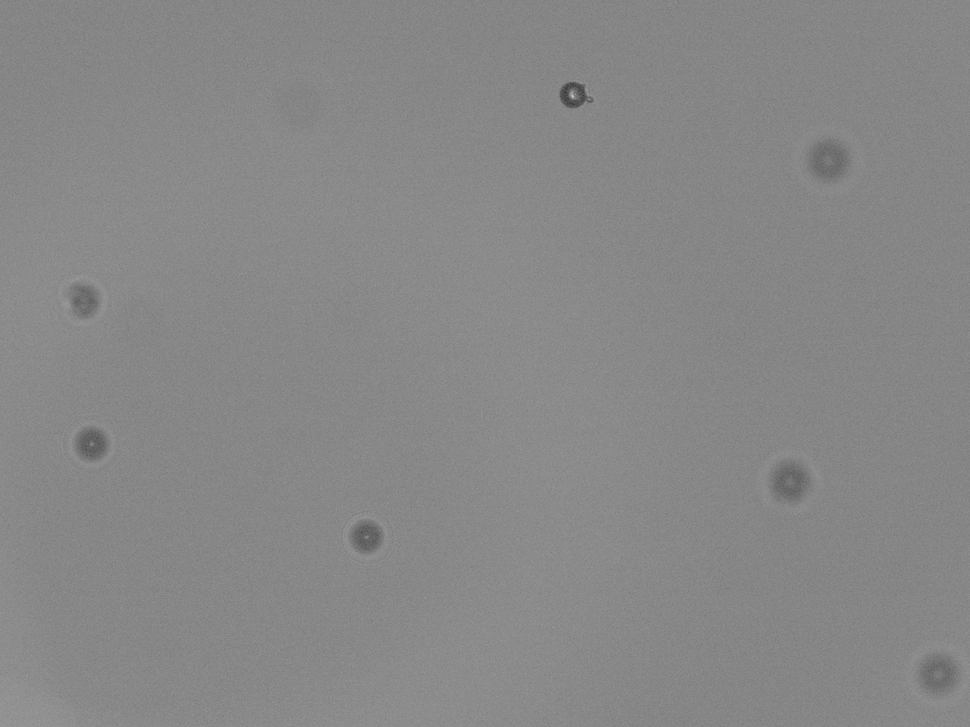
#> input picture Package/Example_images/255kHz_48ulpermin-06012020122750-15.png, 970 x 727 px, shrunk from 2048 x 1536 before the run, found by its file name
$ jupyter execute --allow-errors Focus_metric.ipynb   (older library calls are emulated)
#> lines starting #> are read from the running program, lines starting #| are printed output that depends on the picture; after the words box and inside, x2 and y2 are one past the last pixel; in counts of white or black regions, pixels touching at a corner belong together
[cell 1]
import re  # for string splitting
import numpy as np
import cv2
import matplotlib.pyplot as plt
import matplotlib.pylab as pl

import cvlib as cv
import pandas as pd
import os
from cvlib.object_detection import draw_bbox
import datetime
from ipywidgets import *
import scipy.stats as st
from scipy import signal

from matplotlib.colors import LogNorm
#> (the rest of this cell did not finish here and is left out)

[cell 2]
# [6 lines left out: function gkern_2, not called in this run]

def gkern(kernlen=34, nsig=5.5):
    """Returns a 2D Gaussian kernel array."""
    gkern1d = signal.gaussian(kernlen, std=nsig).reshape(kernlen, 1)
    gkern2d = np.outer(gkern1d, gkern1d)
    return gkern2d


# [5 lines left out: function gkern_1d, not called in this run]


def kernel_from_d(d_um=2.2, scaling_factor=0.345):
    '''
    d_um=2.2 # micrometer, smallest feature we want to detect
    scaling_factor=0.345 #pixela/um
    d=d_um/scaling_factor #d in pixels
    sigma=d*0.5*np.sqrt(3) # estimate of a good sigma to use Guesebroek et al.
    cutoff=2*np.ceil(3*sigma)
    '''
    d = d_um/scaling_factor  # d in pixels
    # estimate of a good sigma to use Guesebroek et al.
    sigma = d*0.5*np.sqrt(3)
    #print(sigma)
    cutoff = int(2*np.ceil(3*sigma)+1)
    #print(cutoff)
    kernel = np.array(gkern(kernlen=cutoff, nsig=sigma))
#> in do_cutouts, image is the input picture: shape (727, 970, 3); min 52, max 193, mean 135.3

    return kernel, sigma, cutoff


# [16 lines left out: function kernel_from_d_1d, not called in this run]


def plot_kernel_nice(kernel, ax):
    plot = ax.imshow(kernel, cmap='RdBu', norm=DivergingNorm(0))
    plt.colorbar(plot, ax=ax)
    return ax

[cell 3]
check_function_forwarding = False

if check_function_forwarding:
    plt.figure()
    kernel_2d_gkern = gkern(kernlen=35, nsig=5.5)
    plot1 = plt.imshow(kernel_2d_gkern, cmap='gray')
    plt.colorbar(plot1)

    plt.figure()
    kernel_2d, sigma, cutoff = kernel_from_d()
    plot2 = plt.imshow(kernel_2d, cmap='gray')
    plt.colorbar(plot2)

    plt.figure()

    kernel_gkern = gkern_1d(kernlen=35, nsig=5.5)
    plt.plot(kernel_gkern)

    plt.figure()
    kernel, sigma, cutoff = kernel_from_d_1d()
    plt.plot(kernel, c='black')

[cell 4]
show_kernels = True
#> (the rest of this cell did not finish here and is left out)

[cell 5]
test_kernels = True
#> (the rest of this cell did not finish here and is left out)

[cell 6]
def GD_metric(in_img, d_um=2.2, scaling_factor=0.345,g_gradient_x=None, g_gradient_y=None):
    '''input img in openCV format
    d_um is smallest feature detectable in image (resolution)
    g_gradient_x if provided is the kernel used in x, otherwise calculated from d_um
    g_gradient_y if provided is the kernel used in y, otherwise calculated from d_um

    return metric, filtered
    Method from

    Shah et. al, Identification of Robust Focus Measure Functions for the Automated Capturing of Focused Images from
     Ziehl-Neelsen Stained Sputum Smear Microscopy Slide

     and

    Geusebroek et. al, Robust Autofocusing in Microscopy

    code written and developed by H.Olof Jönsson 2020, please
    credit (whatever paper we make) if using the code directly
    '''
#> called with d_um = 2.2, scaling_factor = 0.345

    src = cv2.cvtColor(in_img, cv2.COLOR_BGR2GRAY)  # grayscale conversion
    # calculate kernel for x
    if g_gradient_x == None:
        kernel_2d, sigma, cutoff = kernel_from_d(d_um=d_um,scaling_factor=scaling_factor)
        g_gradient_x = np.gradient(kernel_2d, axis=1)

    # calculate kernel for y
    if g_gradient_y == None:
        kernel_2d, sigma, cutoff = kernel_from_d(d_um=d_um,scaling_factor=scaling_factor)
        g_gradient_y = np.gradient(kernel_2d, axis=0)

    # convolute with x kernel
    filtered_x = cv2.filter2D(src, cv2.CV_32S, g_gradient_x)
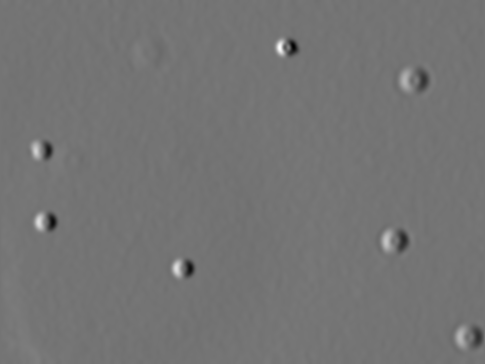
#> filtered_x: shape (727, 970) int32 (shown at 1/2 size); min -498, max 594, mean 0.7; drawn with min black and max white
    # convolute with y kernel
    filtered_y = cv2.filter2D(src, cv2.CV_32S, g_gradient_y)

    filtered = np.add(np.square(filtered_x), np.square(
        filtered_y))  # squared sum of each pixel
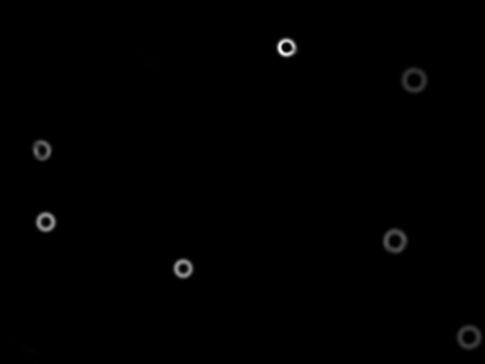
#> filtered: shape (727, 970) int32 (shown at 1/2 size); min 0, max 363688, mean 1583.8; drawn with min black and max white
    # sum of all pixels, divided by the total number of pixels
    metric = np.divide(np.sum(filtered), src.size)
#> metric = 1583.8
    return metric, filtered


# [4 lines left out: function plot_GD_result, not called in this run]


def do_cutouts(path_to_image,
               threshold_fraction=0.15,
               closing_kernel=30,
               smallest_size_um2=120,
               d_um=2.2,
               scaling=0.345,
               show_diagnostics=False):
    '''input
    path_to_image path to image to do cutouts from
    d_um is smallest feature detectable in image (resolution)
    closing_kernel is the size of the closing kernel in pixels.
    smallest_size_um2 is the smallest area that will be cut out in um^2
    scaling is the size of pixels in um
    return_diagnostics if True will make a series of diagnostic plots


    The code will
    1) load the image
    2) calculate the gauusian derivative in each point, using sigma calculated from d_um and scaling
    3) use the treshold fractio threshold_fraction together with a closing algorithm with size closing_kernel to determine contours
    4) Cutout a rectangle around the outermost contours larger than smallest_size_um2

    Gaussian derivative method from
    Shah et. al, Identification of Robust Focus Measure Functions for the Automated Capturing of Focused Images from
     Ziehl-Neelsen Stained Sputum Smear Microscopy Slide
     and
    Geusebroek et. al, Robust Autofocusing in Microscopy

    code written and developed by H.Olof Jönsson 2020, please
    credit (whatever paper we make) if using the code directly


    return

    cuts
    metrics

    '''

    image = cv2.imread(path_to_image)

    metric, filtered = GD_metric(image,d_um=d_um)
#> metric = 1583.8


    threshold=np.max(filtered)*threshold_fraction
#> threshold = 54553.2

    as_integer_array=(filtered>threshold).astype('uint8')
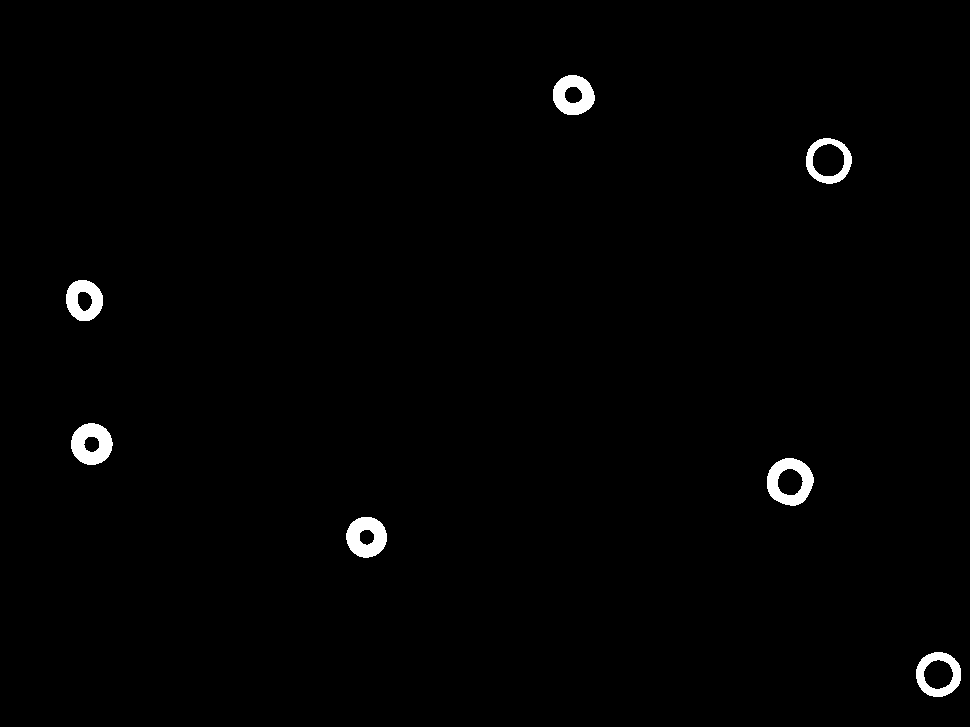
#> as_integer_array: shape (727, 970); values 0 (black) and 1 (white), 1.1% white; 7 white regions, largest, box (x1, y1, x2, y2) and area: (767, 458, 814, 506) 1245, (71, 423, 113, 465) 1193, (346, 517, 387, 558) 1150
    ret,thresh = cv2.threshold(as_integer_array,0,255,cv2.THRESH_BINARY)

    closing_kernel = np.ones((closing_kernel,closing_kernel), dtype=np.uint8)
    closing = cv2.morphologyEx(thresh, cv2.MORPH_CLOSE, closing_kernel)
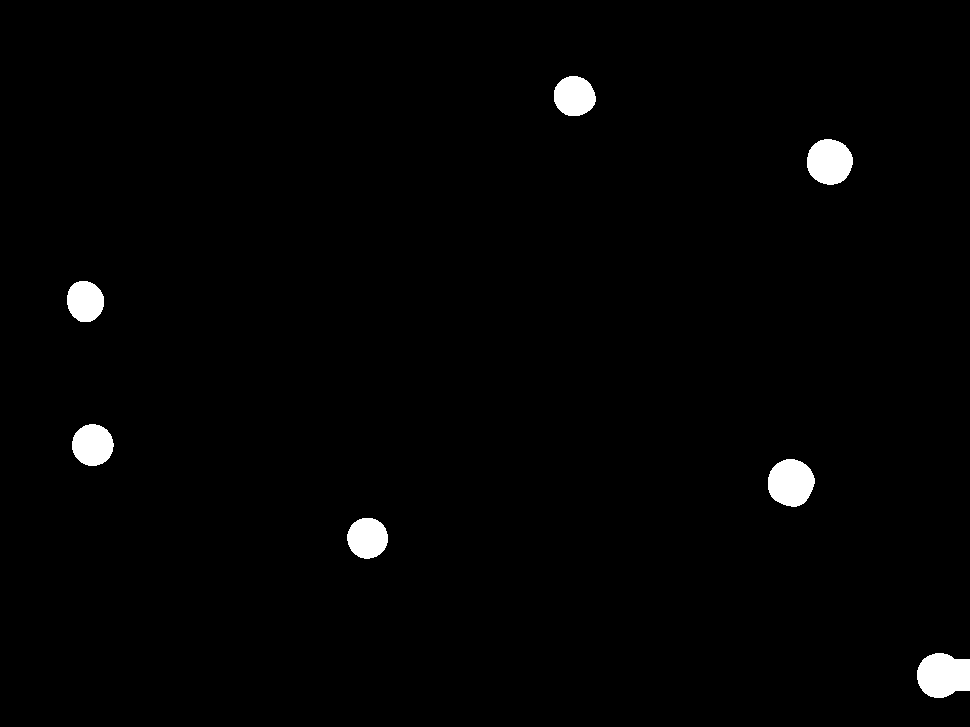
#> closing: shape (727, 970); 1.5% white; 7 white regions


    contours,hierarchy=cv2.findContours(closing, cv2.RETR_TREE, cv2.CHAIN_APPROX_SIMPLE)
#> contours = 7 contours; box (x1, y1, x2, y2) and area: (917, 653, 970, 698) 1846, (768, 459, 815, 507) 1679, (807, 139, 853, 185) 1592, (72, 424, 114, 466) 1310, (554, 76, 596, 116) 1266, (347, 518, 388, 559) 1259, (67, 281, 104, 322) 1154

    cut_from=image.copy()
    cuts=[]
    metrics=[]

    extra=0.5

    for c_index,contour in enumerate(contours):
        #print(hierarchy[0,c_index,3])
        if True:
            x,y,w,h = cv2.boundingRect(contour)
            cv2.rectangle(image,(x,y),(x+w,y+h),(255,0,0),2)

        if hierarchy[0,c_index,3]<0:
            x,y,w,h = cv2.boundingRect(contour)


            if w*h>1000:
                cv2.rectangle(image,(x,y),(x+w,y+h),(0,255,0),2)
                y_min=int(y-extra*h)
                y_max=int(y+extra*h+h)
                x_min=int(x-extra*w)
                x_max=int(x+extra*w+w)
                image_i = cut_from[y_min:
                       y_max,
                       x_min:
                       x_max]
                cuts.append(image_i)
                metric,_=GD_metric(image_i)
                metrics.append(metric)
#> this loop made 7 passes
#> (x, y, w, h, y_min, y_max, x_min, x_max) on passes 1 to 7: (917, 653, 53, 45, 630, 720, 890, 996), (347, 518, 41, 41, 497, 579, 326, 408), (768, 459, 47, 48, 435, 531, 744, 838), (72, 424, 42, 42, 403, 487, 51, 135), (67, 281, 37, 41, 260, 342, 48, 122), (807, 139, 46, 46, 116, 208, 784, 876), (554, 76, 42, 40, 56, 136, 533, 617)
#> pass 1, in do_cutouts, `image_i = cut_from[y_min: y_max, x_min: x_max]`:
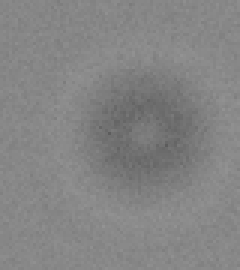
#> image_i: shape (90, 80, 3) (shown 3 times larger); min 92, max 148, mean 132.2
#> pass 1, in gkern (call 4), `gkern2d = np.outer(gkern1d, gkern1d)`:
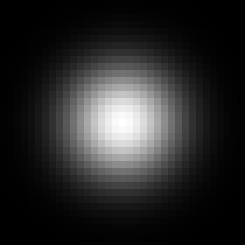
#> gkern2d: shape (35, 35) float64 (shown 7 times larger); min 7.67e-05, max 1, mean 0.156
#> pass 1, in GD_metric (call 2), `g_gradient_x = np.gradient(kernel_2d, axis=1)`:
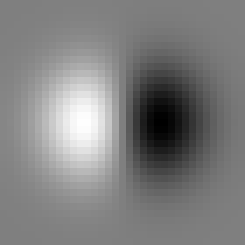
#> g_gradient_x: shape (35, 35) float64 (shown 7 times larger); min -0.108, max 0.108, mean -1.81e-19; drawn with min black and max white
#> after the loop:
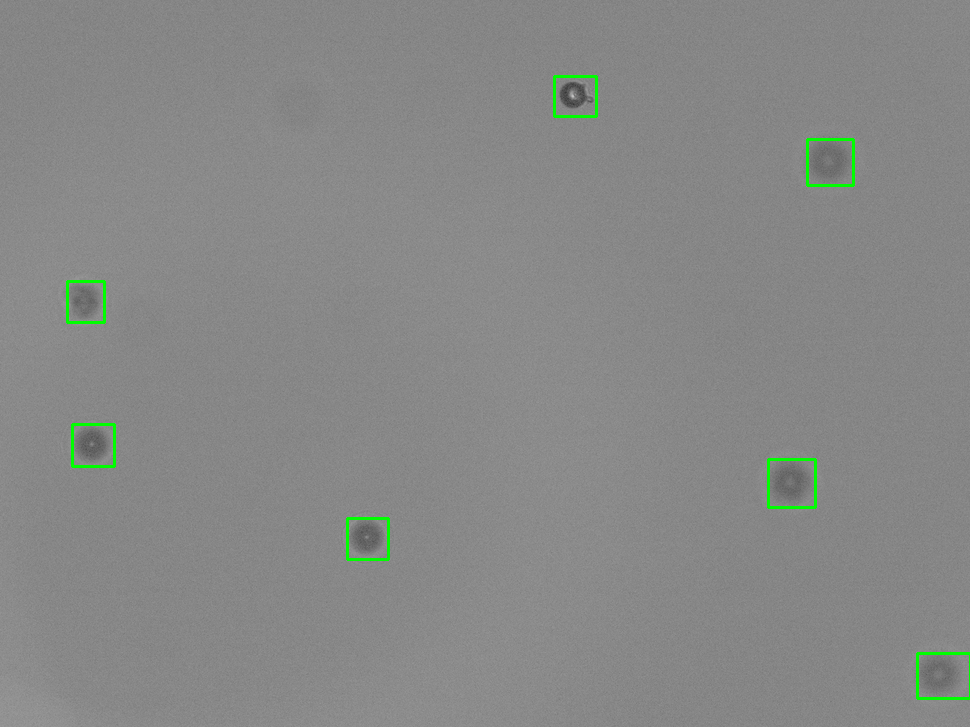
#> image: shape (727, 970, 3); 0.5% of pixels changed, all inside (x1, y1, x2, y2) = (66, 75, 970, 700)
#> after the loop:
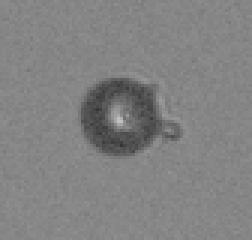
#> image_i: shape (80, 84, 3) (shown 3 times larger); min 52, max 193, mean 130.2
#> after the loop, cuts = 7 items; metrics = [15003.6, 26485.7, 15495.5, 26261.4, 20153, 12220.7, 33784.6]

    if show_diagnostics==True:
        plt.figure(figsize=[10, 10])
        plot_GD_result(image, metric, plt.gca())

        plt.figure(figsize=[10, 10])
        plt.contour(filtered,levels=[threshold],colors=['red'])
        plot_GD_result(filtered, metric, plt.gca())

        plt.figure(figsize=[10, 10])
        _=plt.hist(filtered.flatten(),bins=100)
        plt.plot([threshold,threshold],[0,plt.gca().get_ylim()[1]],c='red')
        plt.yscale('log')

        plt.figure(figsize=[10, 10])
        plt.imshow(thresh,cmap='gray_r')

        plt.figure(figsize=[10, 10])
        plt.imshow(closing,cmap='gray_r')


        #Make binary mask out of these rectangles, redo the findcontours on that!


        plt.figure(figsize=[10,10])
        #ax=plt.gca()
        #plot_GD_result(image,metric,ax=ax)

        plt.imshow(image)


    return cuts,metrics


PATH = '/Users/olofjonsson/Projects/Ice/Droplet_codes/Preprocessing/Test_Images/Illuminations/'
#file_name = 'Diffusor/255kHz_48ulpermin-06012020110251-0.png'
#file_name='Diffusor/255kHz_48ulpermin-06012020112137-58.png'
#file_name = 'Medium_hole/255kHz_48ulpermin-06012020122747-5.png'
file_name='Medium_hole/255kHz_48ulpermin-06012020122750-15.png'
path_to_image = os.path.join(PATH, file_name)

cuts,metrics=do_cutouts(path_to_image)
#> cuts = 7 items

[cell 7]
for cut_index,cut in enumerate(cuts):
    plt.figure()
    plt.imshow(cut,cmap='gray',vmin=0,vmax=255)
    #plt.colorbar()
    plt.title('{0:.1f}'.format(metrics[cut_index]))
#> this loop made 7 passes
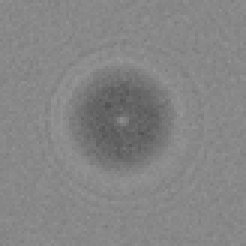
#> shown: shape (82, 82, 3) (shown 3 times larger); min 83, max 150, mean 132.4

$ run again, with Package/Example_images/255kHz_48ulpermin-06012020112137-58.png copied over Package/Example_images/255kHz_48ulpermin-06012020122750-15.png
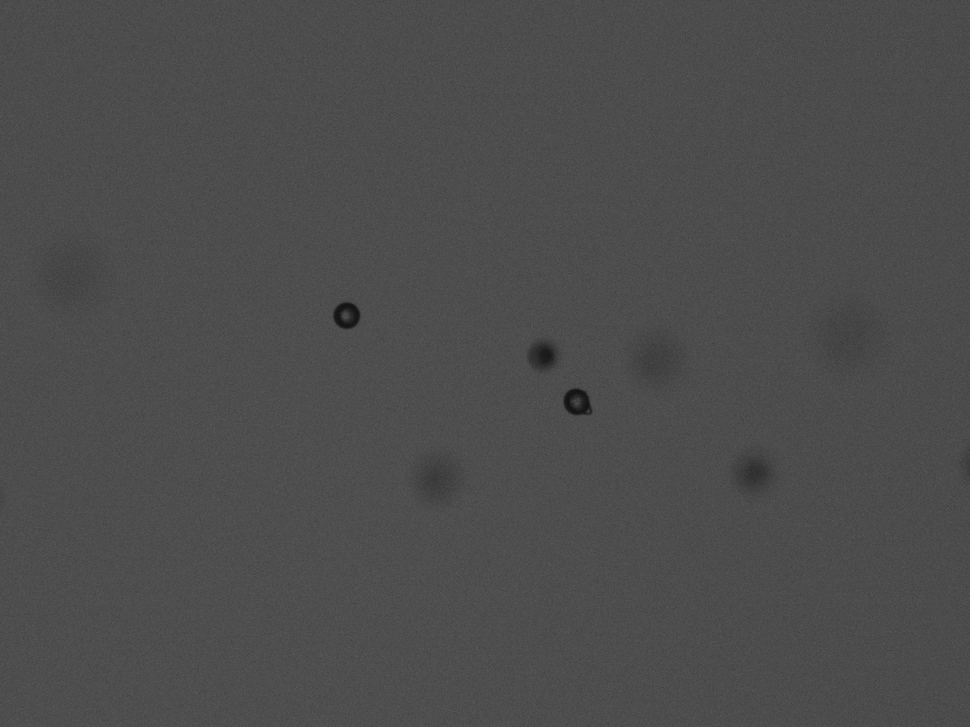
#> input picture Package/Example_images/255kHz_48ulpermin-06012020112137-58.png, 970 x 727 px, shrunk from 2048 x 1536 before the run, found by its file name
#> in do_cutouts, image is the input picture: shape (727, 970, 3); min 15, max 93, mean 76.8
#> in GD_metric, `metric = np.divide(np.sum(filtered), src.size)`: metric = 1204
#> threshold = 50202.2
#> in do_cutouts, `as_integer_array=(filtered>threshold).astype('uint8')`:
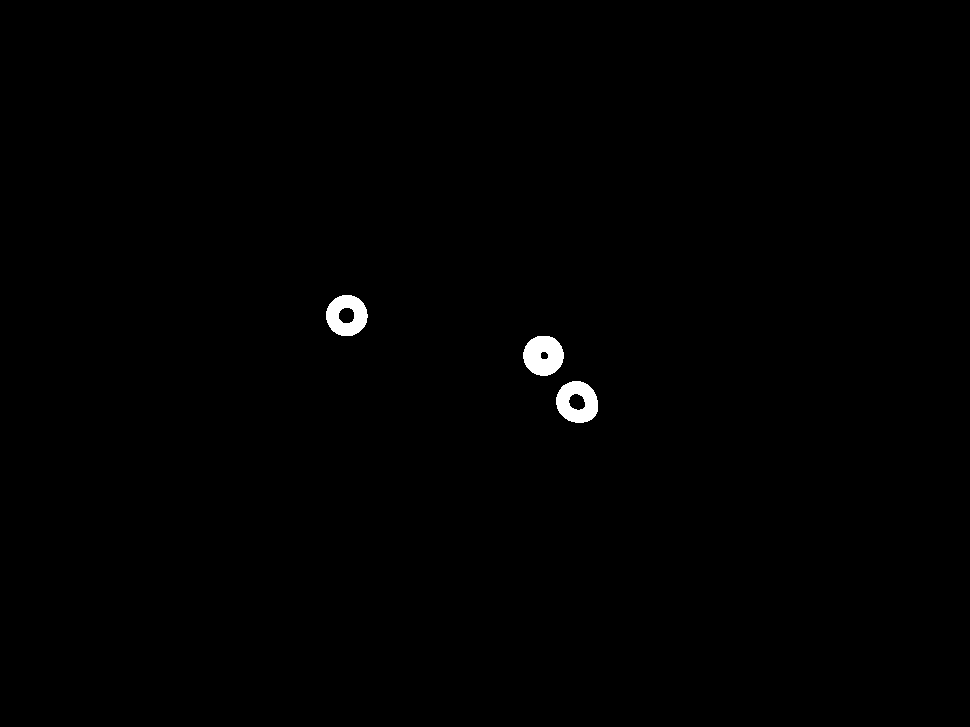
#> as_integer_array: shape (727, 970); values 0 (black) and 1 (white), 0.51% white; 3 white regions, box (x1, y1, x2, y2) and area: (523, 336, 564, 376) 1248, (556, 381, 598, 423) 1207, (326, 295, 368, 336) 1166
#> closing: shape (727, 970); 0.6% white; 2 white regions
#> contours = 2 contours; box (x1, y1, x2, y2) and area: (524, 337, 599, 424) 2786, (327, 296, 369, 337) 1294
#> the loop in do_cutouts, `for c_index,contour in enumerate(contours):` made 2 passes
#> (c_index, x, y, w, h, y_min, y_max, x_min) on passes 1 to 2: (0, 524, 337, 75, 87, 293, 467, 486), (1, 327, 296, 42, 41, 275, 357, 306)
#> after the loop in do_cutouts, `for c_index,contour in enumerate(contours):`:
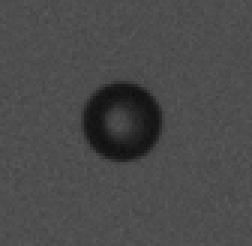
#> image_i: shape (82, 84, 3) (shown 3 times larger); min 15, max 89, mean 74.1
#> after the loop in do_cutouts, `for c_index,contour in enumerate(contours):`: cuts = 2 items; metrics = [17089.5, 35054.8]
#> `cuts,metrics=do_cutouts(path_to_image)`: cuts = 2 items; metrics = [17089.5, 35054.8]
#> the loop `for cut_index,cut in enumerate(cuts):` made 2 passes
#> cut_index on passes 1 to 2: 0, 1
